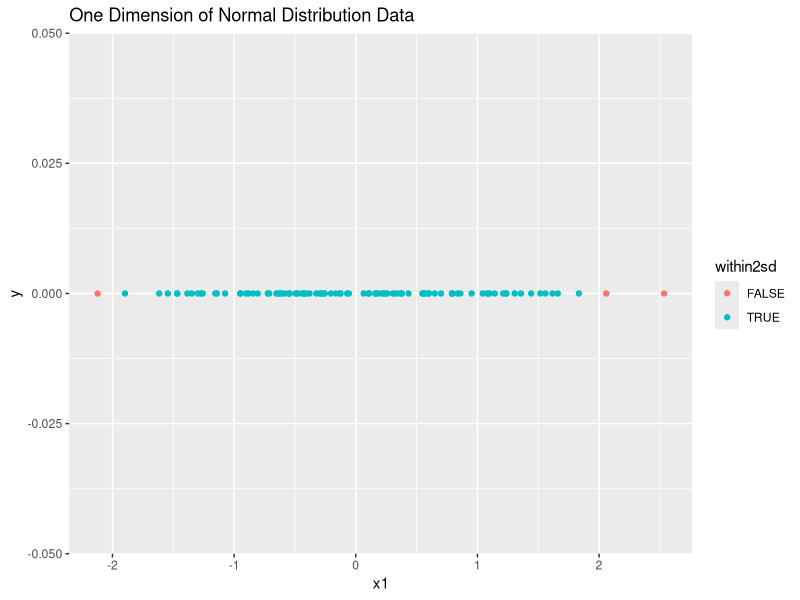
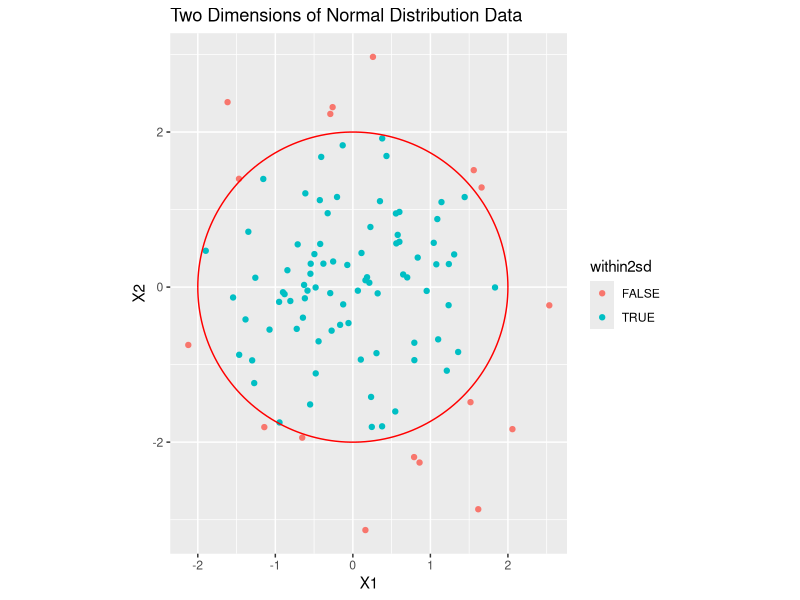
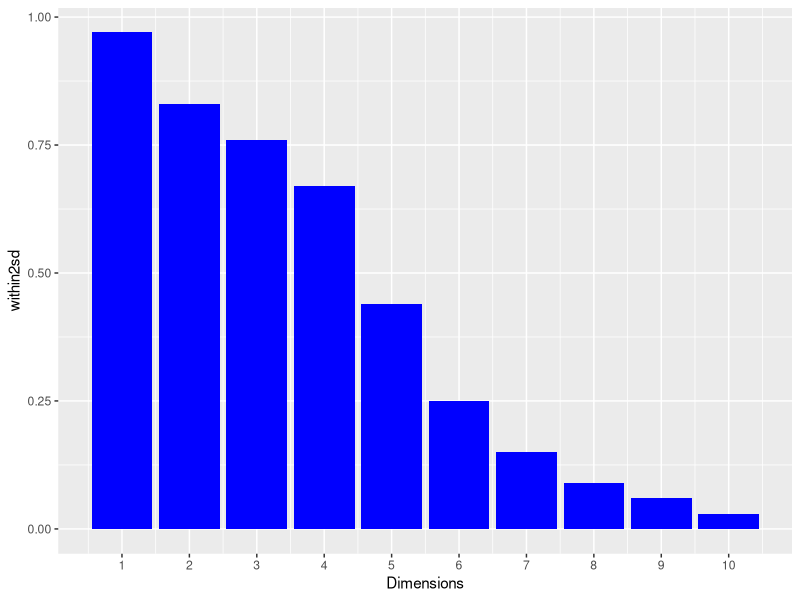

Generate these figures, in order, with R:
## ---- chunk 1
X <- matrix(rnorm(1000), nrow = 100, ncol = 10)
## ---- chunk 2
df <- data.frame(X)
head(df)
## ---- chunk 3
x1 <- X[,1]
within2sd <- abs(x1) <= 2
df1 <- data.frame(x1, within2sd)
mean(within2sd)
## ---- chunk 4
library(tidyverse)
df1 %>% 
  ggplot(aes(x = x1, , y = 0, color = within2sd)) +
  geom_point() + 
  labs(title = "One Dimension of Normal Distribution Data")
## ---- chunk 5
library(slam)
within2sd <- row_norms(X[,1:2]) <= 2

gg_circle <- function(r = 1, xc = 0, yc = 0, color="black", fill=NA, ...) {
    x <- xc + r*cos(seq(0, pi, length.out=100))
    ymax <- yc + r*sin(seq(0, pi, length.out=100))
    ymin <- yc + r*sin(seq(0, -pi, length.out=100))
    annotate("ribbon", x=x, ymin=ymin, ymax=ymax, color=color, fill=fill, ...)
}

df2 <- data.frame(X[,1:2], within2sd)
df2 %>%
  ggplot(aes(x = X1, y = X2, color = within2sd)) +
  geom_point() + 
  gg_circle(r = 2, color = "red") +
  coord_fixed() + 
  labs(title = "Two Dimensions of Normal Distribution Data")

mean(within2sd)
## ---- chunk 6
N <- 10 #total number of dimensions
within2sd <- rep(0, N) #initialization

# one dimension
within2sd[1] <- mean(abs(x1) <= 2)

# higher dimensions
for(d in 2:N){
  within2sd[d] <- mean(row_norms(X[,1:d]) <= 2)
}

# plot
dimensions <- 1:N
df <- data.frame(dimensions, within2sd)
df %>%
  ggplot(aes(x = dimensions, y = within2sd)) +
  geom_bar(stat = "identity", fill = "blue") +
  scale_x_continuous("Dimensions", breaks = 1:N)
